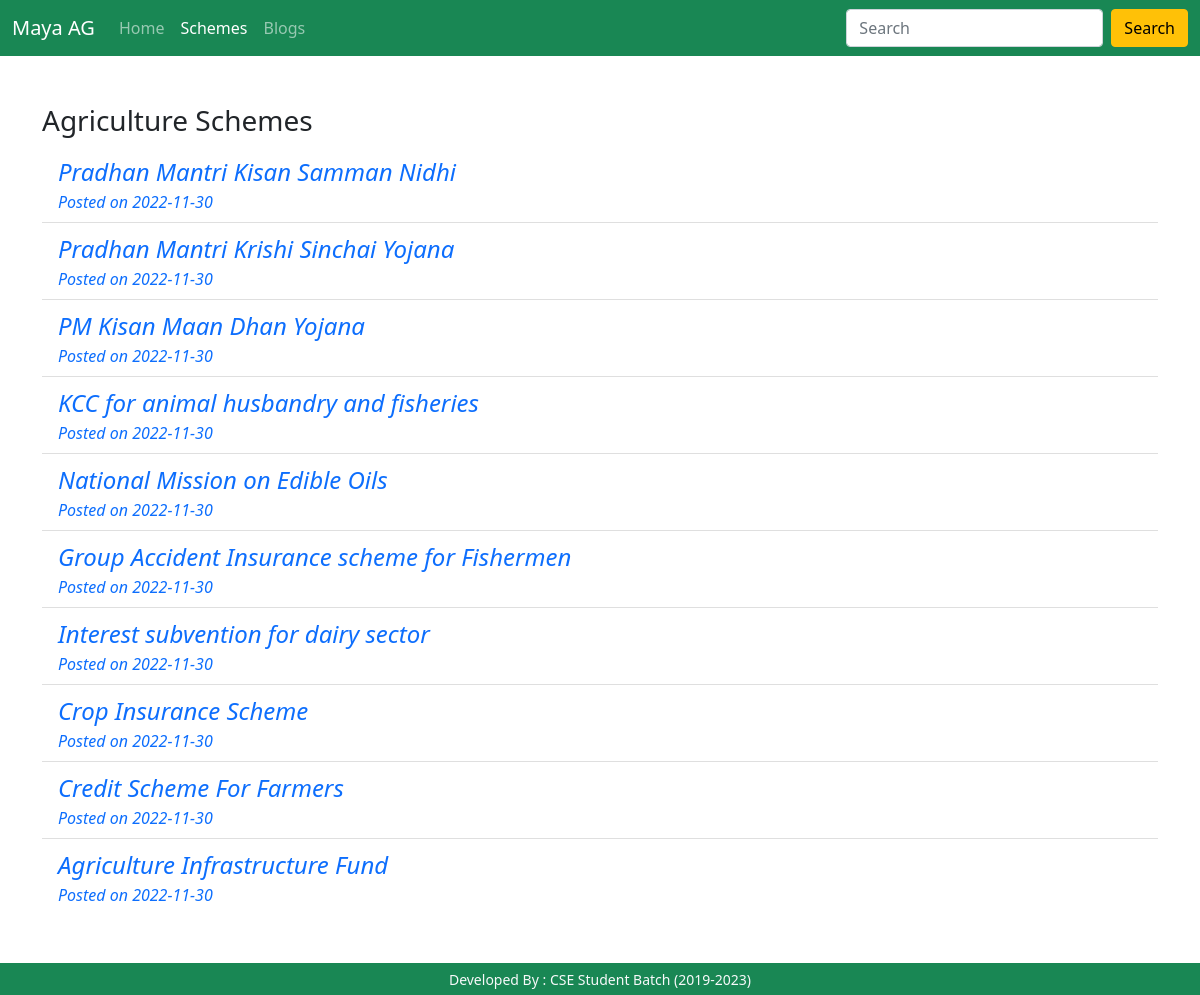
Page /schemas.php on the committed database.
### tables this page shows
CREATE TABLE `posts` (
  `id` bigint(20) NOT NULL,
  `title` varchar(255) NOT NULL,
  `author` varchar(50) NOT NULL,
  `type` varchar(20) NOT NULL,
  `date` date NOT NULL DEFAULT current_timestamp(),
  `description` text NOT NULL,
  `image` varchar(255) NOT NULL,
  `status` int(11) NOT NULL
);

### schemas.php (the view, shortened to what this page needs)
<?php
  include_once('./php/connect.php');
?>
<!DOCTYPE html>
<html lang="en">
  <head>
    <link
      href="https://cdn.jsdelivr.net/npm/bootstrap@5.0.2/dist/css/bootstrap.min.css"
      rel="stylesheet"
    />
  </head>
  <body>
    <nav class="navbar navbar-expand-lg navbar-dark bg-success">
      <div class="container-fluid">
        <a class="navbar-brand" href="./">Maya AG</a>
        <div class="collapse navbar-collapse" id="navbarSupportedContent">
          <ul class="navbar-nav me-auto mb-2 mb-lg-0">
            <li class="nav-item">
              <a class="nav-link" aria-current="page" href="./">Home</a>
            </li>
            <li class="nav-item">
              <a class="nav-link  active" href="./schemas.php
              ">Schemes</a>
            </li>
            <li class="nav-item">
              <a class="nav-link" href="./blogs.php
              ">Blogs</a>
            </li>
          </ul>
          <form class="d-flex" action="./search.php " method="get">
            <input
              class="form-control me-2"
              type="search"
              placeholder="Search"
              aria-label="Search"
              name="query"
            />
            <button class="btn btn-warning" type="submit">Search</button>
          </form>
        </div>
      </div>
    </nav>
    <div style="min-height: 90vh">
      <div class="container py-5">
        <h3 class="">Agriculture Schemes</h3>
        <div class="list-group list-flush">
          <div class="list-group-flush">
          <?php
              $sql = "select * from posts where type='scheme'  and status=1 order by id DESC";
              $result=mysqli_query($conn,$sql);
              if(mysqli_num_rows($result)>0){
                while($row=mysqli_fetch_assoc($result)){
                   echo '
                   <a class="list-group-item fst-italic text-primary"  href="./details.php?id='.$row["id"].'" >
                    <div class="text-primary fs-4">
                    '.$row['title'].'
                    </div>
                    <div class="fw-lighter fs-6">Posted on '.$row['date'].'</div>
                   </a>';
                }
              }
            ?>
        </div>
        </div>
      </div>
    </div>
    <footer>
      <div class="bg-success py-1 text-center text-light">
        <small> Developed By : CSE Student Batch (2019-2023) </small>
      </div>
    </footer>
  </body>
</html>

### rows in the picture
posts: title "Pradhan Mantri Kisan Samman Nidhi", date "2022-11-30"
posts: title "Pradhan Mantri Krishi Sinchai Yojana", date "2022-11-30"
posts: title "PM Kisan Maan Dhan Yojana", date "2022-11-30"
posts: title "KCC for animal husbandry and fisheries", date "2022-11-30"
posts: title "National Mission on Edible Oils", date "2022-11-30"
posts: title "Group Accident Insurance scheme for Fishermen", date "2022-11-30"
posts: title "Interest subvention for dairy sector", date "2022-11-30"
posts: title "Crop Insurance Scheme", date "2022-11-30"
posts: title "Credit Scheme For Farmers", date "2022-11-30"
posts: title "Agriculture Infrastructure Fund", date "2022-11-30"
